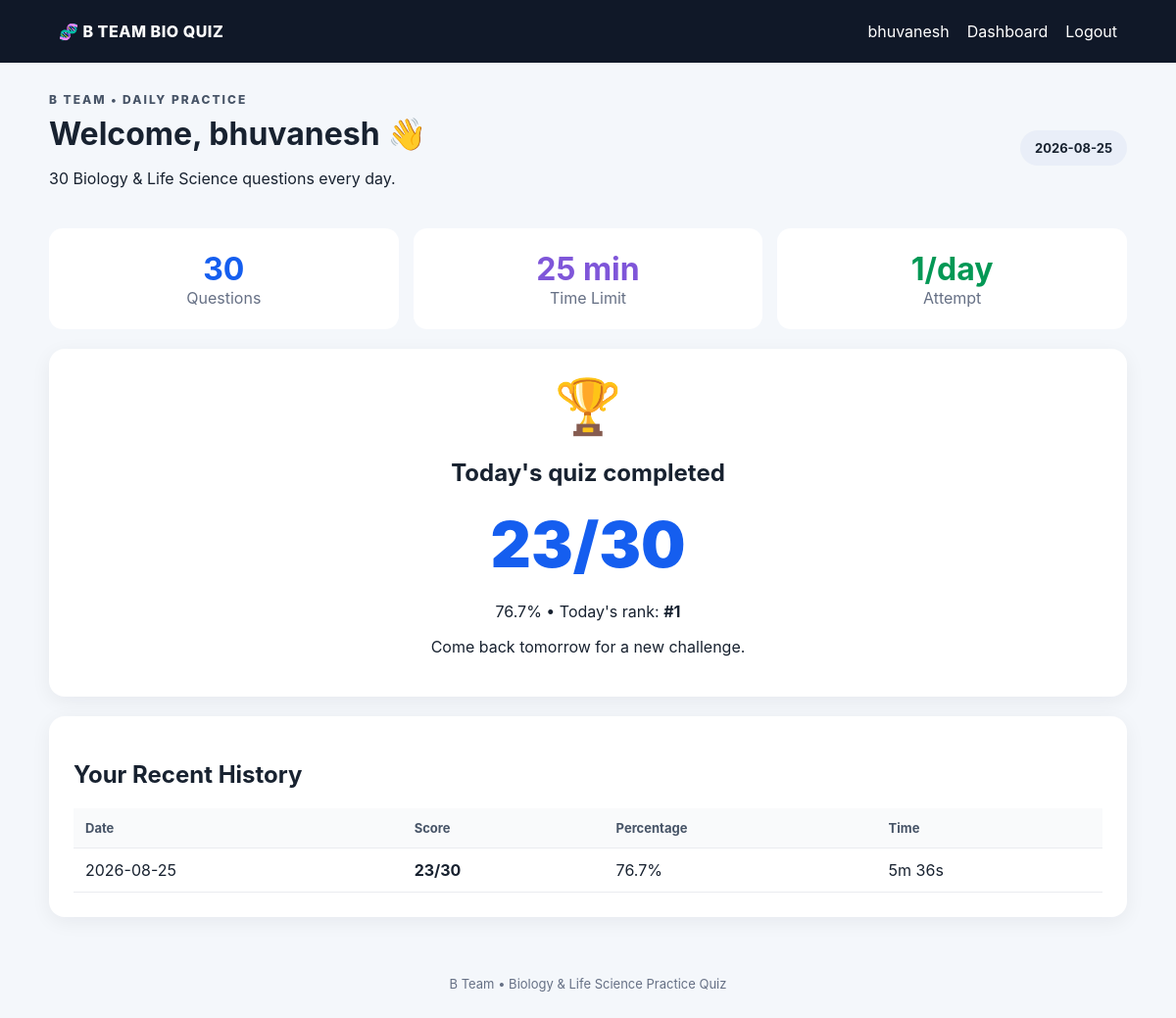
/dashboard (signed in), run on the app's committed database.
### tables this page shows
CREATE TABLE attempts (
        id INTEGER PRIMARY KEY AUTOINCREMENT, user_id INTEGER NOT NULL,
        quiz_date TEXT NOT NULL, score INTEGER NOT NULL, total INTEGER NOT NULL,
        seconds_taken INTEGER DEFAULT 0, submitted_at TEXT NOT NULL DEFAULT CURRENT_TIMESTAMP,
        UNIQUE(user_id, quiz_date), FOREIGN KEY(user_id) REFERENCES users(id) ON DELETE CASCADE
    );

### app.py (the view)
@app.route("/dashboard")
@login_required
def dashboard():
    if session.get("role")=="admin": return redirect(url_for("admin_dashboard"))
    today=date.today().isoformat(); conn=get_db()
    attempt=conn.execute("SELECT * FROM attempts WHERE user_id=? AND quiz_date=?",(session["user_pk"],today)).fetchone()
    history=conn.execute("SELECT quiz_date,score,total,seconds_taken FROM attempts WHERE user_id=? ORDER BY quiz_date DESC LIMIT 10",(session["user_pk"],)).fetchall()
    rank=conn.execute("""SELECT 1+COUNT(*) r FROM attempts a
      WHERE a.quiz_date=? AND a.score>(SELECT score FROM attempts WHERE id=?)""",(today,attempt["id"] if attempt else -1)).fetchone()["r"] if attempt else None
    conn.close()
    return render_template("dashboard.html",attempt=attempt,history=history,today=today,rank=rank,quiz_minutes=QUIZ_MINUTES)

### app.py (called while the page is built)
def get_db():
    conn = sqlite3.connect(DB_PATH)
    conn.row_factory = sqlite3.Row
    conn.execute("PRAGMA foreign_keys = ON")
    return conn

def login_required(f):
    @wraps(f)
    def w(*a,**kw):
        if "user_pk" not in session: return redirect(url_for("login"))
        return f(*a,**kw)
    return w

### templates/dashboard.html (shortened to what this page needs)
{% extends "base.html" %}
{% block content %}
<div class="hero"><div><p class="eyebrow">B TEAM • DAILY PRACTICE</p><h1>Welcome, {{ session.get('name') }} 👋</h1><p>30 Biology & Life Science questions every day.</p></div><div class="date-box">{{ today }}</div></div>
<div class="stats">
<div class="stat"><b>30</b><span>Questions</span></div><div class="stat"><b>{{ quiz_minutes }} min</b><span>Time Limit</span></div><div class="stat"><b>1/day</b><span>Attempt</span></div>
</div>
{% if attempt %}
<div class="card result-card"><div class="trophy">🏆</div><h2>Today's quiz completed</h2><div class="score-big">{{ attempt['score'] }}/{{ attempt['total'] }}</div><p>{{ "%.1f"|format(attempt['score']*100/attempt['total']) }}% {% if rank %}• Today's rank: <b>#{{ rank }}</b>{% endif %}</p><p>Come back tomorrow for a new challenge.</p></div>
{% else %}
<div class="card"><h2>Today's Challenge</h2><ul><li>30 questions selected randomly for you</li><li>25-minute time limit</li><li>1 mark for each correct answer</li><li>Only one submission today</li></ul><a class="btn primary" href="{{ url_for('quiz') }}">🚀 Start Quiz</a></div>
{% endif %}
<div class="card"><h2>Your Recent History</h2><div class="table-wrap"><table><thead><tr><th>Date</th><th>Score</th><th>Percentage</th><th>Time</th></tr></thead><tbody>
{% for h in history %}<tr><td>{{ h['quiz_date'] }}</td><td><b>{{ h['score'] }}/{{ h['total'] }}</b></td><td>{{ "%.1f"|format(h['score']*100/h['total']) }}%</td><td>{{ h['seconds_taken'] // 60 }}m {{ h['seconds_taken'] % 60 }}s</td></tr>{% else %}<tr><td colspan="4">No previous quizzes.</td></tr>{% endfor %}
</tbody></table></div></div>
{% endblock %}

### static/style.css (style rules this page uses)
* { box-sizing:border-box }
body { margin:0;font-family:Inter,Arial,sans-serif;background:#f4f7fb;color:#182230 }
.hero,.quiz-head { display:flex;justify-content:space-between;align-items:center;gap:20px;margin-bottom:25px }
.eyebrow { font-size:12px;font-weight:800;letter-spacing:2px;margin:0 0 8px;color:#475467 }
.hero h1,.quiz-head h1 { margin:0 0 8px;font-size:32px }
.date-box,.pill,.category { background:#e9eef8;border-radius:999px;padding:10px 15px;font-weight:700;font-size:13px }
.card { background:#fff;border-radius:16px;padding:25px;margin-bottom:20px;box-shadow:0 5px 20px rgba(16,24,40,.06) }
.score-big { font-size:64px;font-weight:900;color:#155eef;margin:20px 0 }
.result-card { text-align:center }
.stats { display:grid;grid-template-columns:repeat(3,1fr);gap:15px;margin-bottom:20px }
.stat { background:#fff;padding:22px;border-radius:14px;text-align:center }
.stat b { display:block;font-size:32px }
.stat span { color:#667085 }
.table-wrap { overflow:auto }
table { width:100%;border-collapse:collapse;min-width:650px }
th,td { text-align:left;padding:12px;border-bottom:1px solid #eaecf0;vertical-align:top }
th { font-size:13px;color:#475467;background:#f9fafb }
.trophy { font-size:55px }
.stat:first-child b { color:#155eef }
.stat:nth-child(2) b { color:#7f56d9 }
.stat:nth-child(3) b { color:#039855 }

### data on the page
attempts: score "23", total "30", attempt['score']*100/attempt['total'] "76.7", quiz_date "2026-08-25", h['score']*100/h['total'] "76.7", seconds_taken "5", h['seconds_taken']%60 "36"

### other printed values
{{ session.get('name') }} "bhuvanesh"
{{ quiz_minutes }} "25"
{{ rank }} "1"
